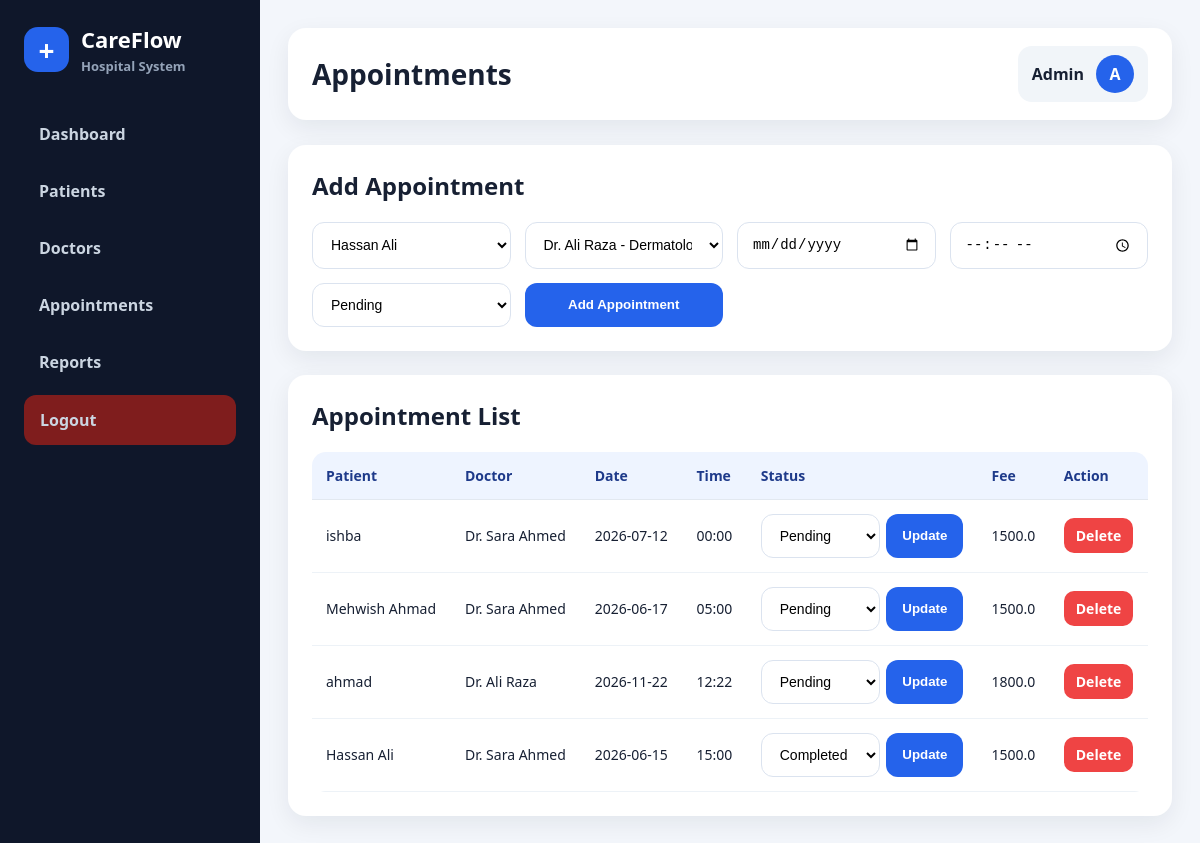
Screenshot of /appointments (signed in) with the database file from the repository.
### tables this page shows
CREATE TABLE appointments (
        id INTEGER PRIMARY KEY AUTOINCREMENT,
        patient_id INTEGER NOT NULL,
        doctor_id INTEGER NOT NULL,
        appointment_date TEXT NOT NULL,
        appointment_time TEXT NOT NULL,
        status TEXT DEFAULT 'Pending',
        fee REAL DEFAULT 0,
        FOREIGN KEY(patient_id) REFERENCES patients(id),
        FOREIGN KEY(doctor_id) REFERENCES doctors(id)
    );

CREATE TABLE patients (
        id INTEGER PRIMARY KEY AUTOINCREMENT,
        name TEXT NOT NULL,
        age INTEGER,
        gender TEXT,
        phone TEXT,
        disease TEXT,
        doctor_id INTEGER,
        created_at TEXT DEFAULT CURRENT_TIMESTAMP,
        FOREIGN KEY(doctor_id) REFERENCES doctors(id)
    );

CREATE TABLE doctors (
        id INTEGER PRIMARY KEY AUTOINCREMENT,
        name TEXT NOT NULL,
        specialization TEXT NOT NULL,
        phone TEXT,
        email TEXT,
        fee REAL DEFAULT 0,
        status TEXT DEFAULT 'Active'
    );

### app.py (the view)
    def wrapper(*args, **kwargs):
        if not session.get('admin_logged_in'):
            return redirect(url_for('login'))
        return fn(*args, **kwargs)

### app.py (called while the page is built, shortened)
def get_db():
    conn = sqlite3.connect(DB_PATH)
    conn.row_factory = sqlite3.Row
    return conn

def login_required(fn):
    def wrapper(*args, **kwargs):
        if not session.get('admin_logged_in'):
            return redirect(url_for('login'))
        return fn(*args, **kwargs)
    wrapper.__name__ = fn.__name__
    return wrapper

@app.route('/appointments', methods=['GET', 'POST'])
@login_required
def appointments():
    conn = get_db()
    patients = conn.execute('SELECT * FROM patients ORDER BY name').fetchall()
    doctors = conn.execute('SELECT * FROM doctors WHERE status="Active" ORDER BY name').fetchall()
    rows = conn.execute('''SELECT a.*, p.name AS patient_name, d.name AS doctor_name
                           FROM appointments a
                           JOIN patients p ON p.id=a.patient_id
                           JOIN doctors d ON d.id=a.doctor_id
                           ORDER BY a.id DESC''').fetchall()
    conn.close()
    return render_template('appointments.html', appointments=rows, patients=patients, doctors=doctors)

### templates/appointments.html (shortened to what this page needs)
{% extends 'base.html' %}
{% set title = 'Appointments' %}
{% block content %}
<div class="panel">
  <h2>Add Appointment</h2>
  <form method="POST" class="grid-form">
    <select name="patient_id" required>
      {% for p in patients %}
      <option value="{{ p.id }}">{{ p.name }}</option>
      {% endfor %}
    </select>
    <select name="doctor_id" required>
      {% for d in doctors %}
      <option value="{{ d.id }}">{{ d.name }} - {{ d.specialization }}</option>
      {% endfor %}
    </select>
    <input type="date" name="appointment_date" required>
    <input type="time" name="appointment_time" required>
    <select name="status">
      <option value="Pending">Pending</option>
    </select>
    <button type="submit">Add Appointment</button>
  </form>
</div>
<div class="panel">
  <h2>Appointment List</h2>
  <table>
    <tr>
      <th>Patient</th>
      <th>Doctor</th>
      <th>Date</th>
      <th>Time</th>
      <th>Status</th>
      <th>Fee</th>
      <th>Action</th>
    </tr>
    {% for a in appointments %}
    <tr>
      <td>{{ a.patient_name }}</td>
      <td>{{ a.doctor_name }}</td>
      <td>{{ a.appointment_date }}</td>
      <td>{{ a.appointment_time }}</td>
      <td>
       <form method="POST" action="{{ url_for('update_appointment_status', id=a.id) }}" style="display:flex; gap:6px;">
          <select name="status">
            <option value="Pending" {% if a.status == 'Pending' %}selected{% endif %}>Pending</option>
            <option value="Completed" {% if a.status == 'Completed' %}selected{% endif %}>Completed</option>
          </select>
          <button type="submit">Update</button>
        </form>
      </td>
      <td>{{ a.fee }}</td>
      <td>
        <a class="delete" href="{{ url_for('delete_item', table='appointments', item_id=a.id) }}">Delete</a>
      </td>
    </tr>
    {% endfor %}
  </table>
</div>
{% endblock %}

### static/css/style.css (style rules this page uses)
* { box-sizing:border-box }
body { margin:0;font-family:Arial,Helvetica,sans-serif;background:#f4f7fb;color:#0f172a }
.panel { background:#fff;padding:24px;border-radius:18px;box-shadow:0 8px 25px rgba(15,23,42,.08);margin-bottom:22px }
.panel h2 { margin-top:0 }
table { width:100%;border-collapse:collapse;overflow:hidden;border-radius:12px }
th,td { text-align:left;padding:14px;border-bottom:1px solid #e2e8f0 }
th { background:#f8fafc;color:#475569 }
.grid-form { display:grid;grid-template-columns:repeat(3,1fr);gap:14px }
input,select { padding:13px;border:1px solid #cbd5e1;border-radius:10px;font-size:14px }
button { background:#2563eb;color:#fff;border:0;padding:13px 20px;border-radius:10px;font-weight:700;cursor:pointer }
.delete { background:#ef4444;color:#fff;padding:8px 12px;border-radius:8px;text-decoration:none }
* { box-sizing:border-box; }
body { margin:0; font-family:Segoe UI, Arial, sans-serif; background:#f3f6fb; color:#172033; }
.panel { background:#fff; padding:24px; border-radius:18px; box-shadow:0 8px 25px rgba(15,23,42,.07); margin-bottom:24px; }
.panel h2 { margin-top:0; }
.grid-form { display:grid; grid-template-columns:repeat(auto-fit,minmax(190px,1fr)); gap:14px; }
input,select { width:100%; padding:12px 14px; border:1px solid #dbe3ef; border-radius:12px; outline:none; font-size:14px; background:white; }
button,.btn { border:none; background:#2563eb; color:white; padding:12px 16px; border-radius:12px; cursor:pointer; font-weight:700; text-decoration:none; }
table { width:100%; border-collapse:separate; border-spacing:0; overflow:hidden; border-radius:14px; }
th { background:#eef4ff; color:#1e3a8a; text-align:left; padding:14px; font-size:14px; }
td { padding:14px; border-bottom:1px solid #edf2f7; font-size:14px; }
.delete { background:#ef4444; color:white; padding:8px 12px; border-radius:10px; text-decoration:none; font-weight:700; }

### rows the page displays
appointments: patient_name "ishba", doctor_name "Dr. Sara Ahmed", appointment_date "2026-07-12", appointment_time "00:00", status "Pending", fee "1500.0"
appointments: patient_name "Mehwish Ahmad", doctor_name "Dr. Sara Ahmed", appointment_date "2026-06-17", appointment_time "05:00", status "Pending", fee "1500.0"
appointments: patient_name "ahmad", doctor_name "Dr. Ali Raza", appointment_date "2026-11-22", appointment_time "12:22", status "Pending", fee "1800.0"
appointments: patient_name "Hassan Ali", doctor_name "Dr. Sara Ahmed", appointment_date "2026-06-15", appointment_time "15:00", status "Completed", fee "1500.0"

### other values shown
{{ title or 'Dashboard' }} "Appointments"
form field patient_id "Hassan Ali"
form field doctor_id "Dr. Ali Raza - Dermatologist"
